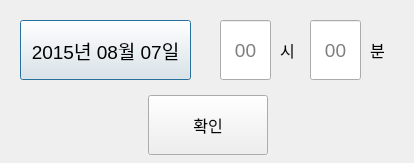
<?xml version="1.0" encoding="UTF-8"?>
<ui version="4.0">
 <class>DateTimeInput</class>
 <widget class="QDialog" name="DateTimeInput">
  <property name="geometry">
   <rect>
    <x>0</x>
    <y>0</y>
    <width>414</width>
    <height>163</height>
   </rect>
  </property>
  <property name="windowTitle">
   <string>Dialog</string>
  </property>
  <widget class="QLabel" name="label">
   <property name="geometry">
    <rect>
     <x>280</x>
     <y>30</y>
     <width>21</width>
     <height>40</height>
    </rect>
   </property>
   <property name="font">
    <font>
     <pointsize>12</pointsize>
    </font>
   </property>
   <property name="text">
    <string>시</string>
   </property>
  </widget>
  <widget class="QPushButton" name="btnDate">
   <property name="geometry">
    <rect>
     <x>20</x>
     <y>20</y>
     <width>171</width>
     <height>60</height>
    </rect>
   </property>
   <property name="font">
    <font>
     <pointsize>14</pointsize>
    </font>
   </property>
   <property name="text">
    <string>2015년 08월 07일</string>
   </property>
  </widget>
  <widget class="NumEdit" name="editHour">
   <property name="geometry">
    <rect>
     <x>220</x>
     <y>20</y>
     <width>51</width>
     <height>60</height>
    </rect>
   </property>
   <property name="font">
    <font>
     <pointsize>14</pointsize>
    </font>
   </property>
   <property name="alignment">
    <set>Qt::AlignCenter</set>
   </property>
   <property name="placeholderText">
    <string>00</string>
   </property>
  </widget>
  <widget class="QPushButton" name="ok">
   <property name="geometry">
    <rect>
     <x>148</x>
     <y>95</y>
     <width>120</width>
     <height>60</height>
    </rect>
   </property>
   <property name="font">
    <font>
     <pointsize>12</pointsize>
    </font>
   </property>
   <property name="text">
    <string>확인</string>
   </property>
  </widget>
  <widget class="NumEdit" name="editMin">
   <property name="geometry">
    <rect>
     <x>310</x>
     <y>20</y>
     <width>51</width>
     <height>60</height>
    </rect>
   </property>
   <property name="font">
    <font>
     <pointsize>14</pointsize>
    </font>
   </property>
   <property name="alignment">
    <set>Qt::AlignCenter</set>
   </property>
   <property name="placeholderText">
    <string>00</string>
   </property>
  </widget>
  <widget class="QLabel" name="label_2">
   <property name="geometry">
    <rect>
     <x>370</x>
     <y>30</y>
     <width>21</width>
     <height>40</height>
    </rect>
   </property>
   <property name="font">
    <font>
     <pointsize>12</pointsize>
    </font>
   </property>
   <property name="text">
    <string>분</string>
   </property>
  </widget>
 </widget>
 <customwidgets>
  <customwidget>
   <class>NumEdit</class>
   <extends>QLineEdit</extends>
   <header location="global">numedit.h</header>
  </customwidget>
 </customwidgets>
 <resources/>
 <connections/>
</ui>
